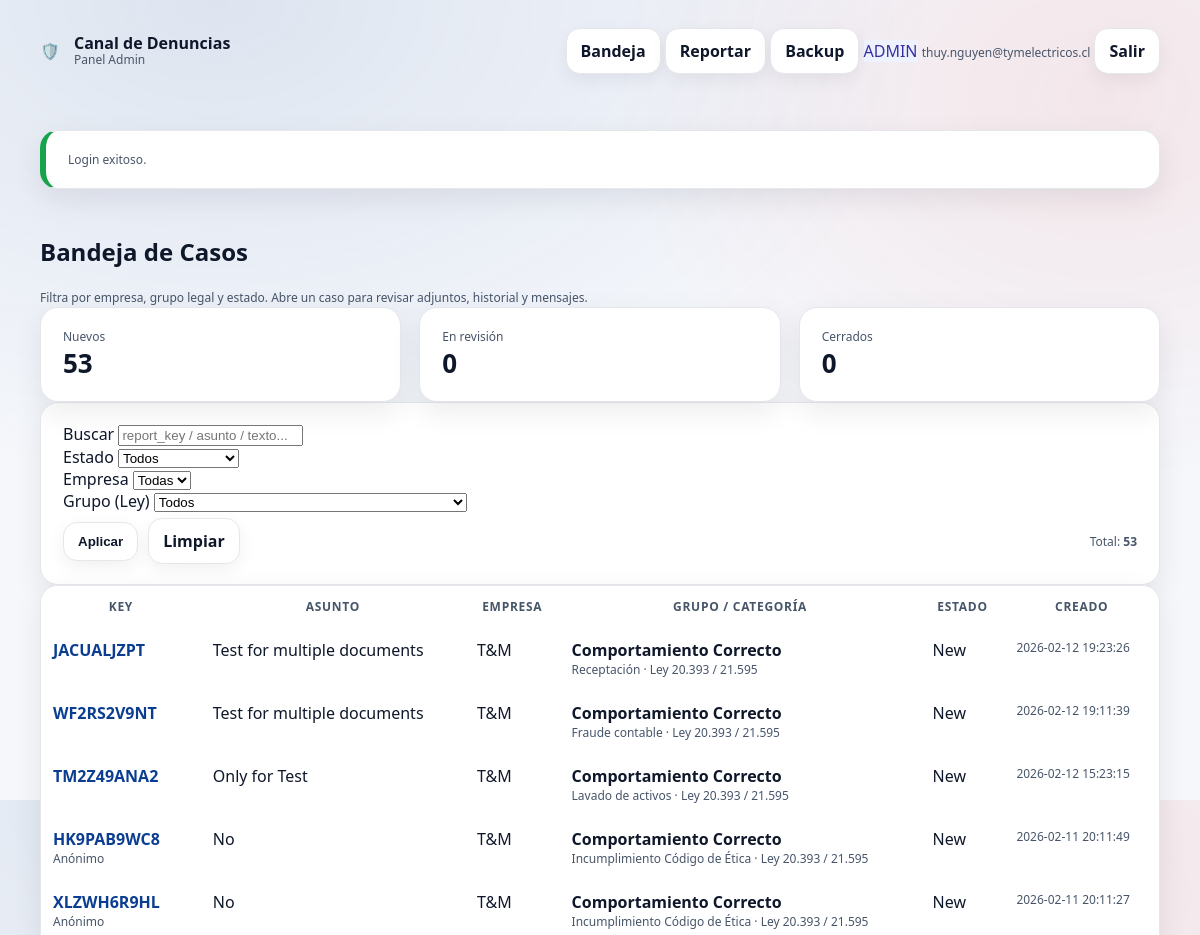
Page /admin/index.php (signed in, upper part) on the earlier database version.
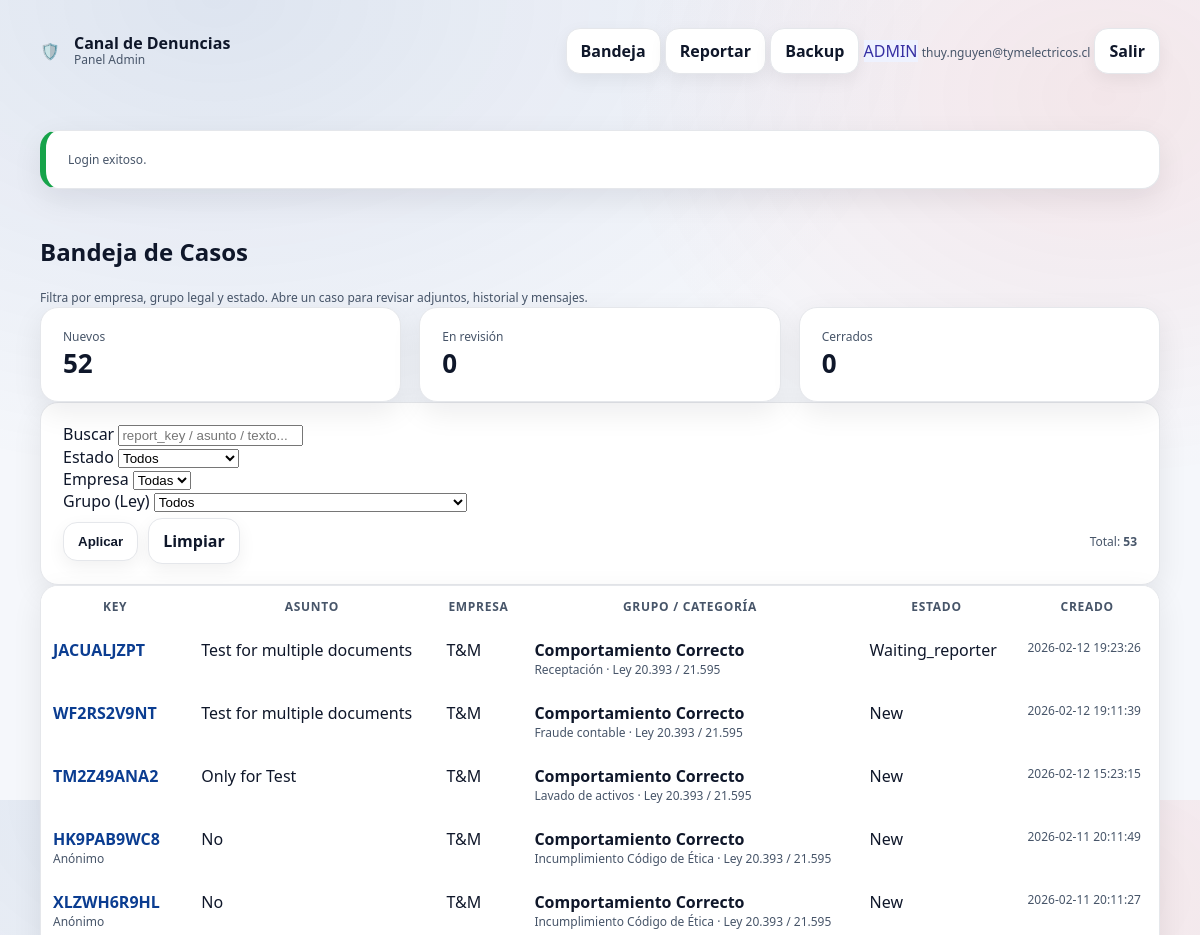
Same page on the later database version.
### tables this page shows
CREATE TABLE `portal_admin_user` (
  `id` int(11) NOT NULL,
  `email` varchar(190) NOT NULL,
  `full_name` varchar(160) DEFAULT NULL,
  `role` enum('ADMIN','INVESTIGATOR','READONLY') NOT NULL DEFAULT 'INVESTIGATOR',
  `password_hash` varchar(255) NOT NULL,
  `is_active` tinyint(1) NOT NULL DEFAULT 1,
  `last_login_at` datetime DEFAULT NULL,
  `created_at` timestamp NOT NULL DEFAULT current_timestamp()
);

CREATE TABLE `portal_report` (
  `id` bigint(20) NOT NULL,
  `company_id` int(11) NOT NULL,
  `category_id` int(11) DEFAULT NULL,
  `secondary_classification` varchar(255) DEFAULT NULL,
  `report_key` varchar(16) NOT NULL,
  `password_hash` varchar(255) NOT NULL,
  `is_anonymous` tinyint(1) NOT NULL DEFAULT 1,
  `reporter_name` varchar(120) DEFAULT NULL,
  `reporter_rut` varchar(20) DEFAULT NULL,
  `reporter_email` varchar(160) DEFAULT NULL,
  `reporter_cargo` varchar(120) DEFAULT NULL,
  `reporter_phone` varchar(60) DEFAULT NULL,
  `subject` varchar(200) NOT NULL,
  `description` mediumtext NOT NULL,
  `location` varchar(200) DEFAULT NULL,
  `location_type` enum('COMPANY','PROJECT','REMOTE','OTHER') DEFAULT NULL,
  `area_unit` varchar(160) DEFAULT NULL,
  `occurred_at` datetime DEFAULT NULL,
  `event_kind` enum('SINGLE','REITERATED') NOT NULL DEFAULT 'SINGLE',
  `event_period` varchar(160) DEFAULT NULL,
  `reported_to_superior` enum('YES','NO','NA') NOT NULL DEFAULT 'NA',
  `protection_requested` tinyint(1) NOT NULL DEFAULT 0,
  `protection_detail` varchar(500) DEFAULT NULL,
  `status` varchar(32) NOT NULL DEFAULT 'NEW',
  `terms_accepted` tinyint(1) NOT NULL DEFAULT 0,
  `terms_accepted_at` datetime DEFAULT NULL,
  `terms_accepted_ip` varchar(45) DEFAULT NULL,
  `terms_accepted_ua` varchar(255) DEFAULT NULL,
  `evidence_other_detail` varchar(500) DEFAULT NULL,
  `created_at` timestamp NOT NULL DEFAULT current_timestamp(),
  `updated_at` timestamp NULL DEFAULT NULL ON UPDATE current_timestamp()
);

CREATE TABLE `portal_company` (
  `id` int(11) NOT NULL,
  `name` varchar(120) NOT NULL,
  `slug` varchar(80) NOT NULL,
  `logo_path` varchar(255) DEFAULT NULL,
  `is_active` tinyint(1) NOT NULL DEFAULT 1,
  `created_at` timestamp NOT NULL DEFAULT current_timestamp()
);

CREATE TABLE `portal_category_group` (
  `id` int(11) NOT NULL,
  `company_id` int(11) NOT NULL,
  `code` varchar(40) NOT NULL,
  `name` varchar(160) NOT NULL,
  `law_ref` varchar(80) DEFAULT NULL,
  `description` text DEFAULT NULL,
  `sort_order` int(11) NOT NULL DEFAULT 0,
  `is_active` tinyint(1) NOT NULL DEFAULT 1,
  `created_at` timestamp NOT NULL DEFAULT current_timestamp()
);

CREATE TABLE `portal_category` (
  `id` int(11) NOT NULL,
  `company_id` int(11) NOT NULL,
  `group_id` int(11) DEFAULT NULL,
  `code` varchar(40) DEFAULT NULL,
  `name` varchar(120) NOT NULL,
  `is_active` tinyint(1) NOT NULL DEFAULT 1,
  `sort_order` int(11) NOT NULL DEFAULT 0,
  `created_at` timestamp NOT NULL DEFAULT current_timestamp()
);

### _bootstrap.php (called while the page is built, shortened)
<?php
function h($s): string { return htmlspecialchars((string)$s, ENT_QUOTES, 'UTF-8'); }
function base_url(): string {
  $doc = rtrim(str_replace('\\', '/', $_SERVER['DOCUMENT_ROOT'] ?? ''), '/');
  $dir = rtrim(str_replace('\\', '/', __DIR__), '/');
  if ($doc !== '' && strpos($dir, $doc) === 0) {
    $rel = substr($dir, strlen($doc));
    return $rel === '' ? '' : $rel;
  }
  return rtrim(dirname($_SERVER['SCRIPT_NAME'] ?? ''), '/\\');
}
function status_label(string $s): string {
  $s = strtolower(trim($s));
  if ($s === 'pending') return 'Pending';
  if ($s === 'in_review') return 'In review';
  if ($s === 'closed') return 'Closed';
  return ucfirst($s);
}

### admin/_admin_bootstrap.php (called while the page is built, shortened)
<?php
require_once __DIR__ . '/../_bootstrap.php';
function admin_link(string $path): string {
  return rtrim(base_url(), '/') . $path;
}
function admin_current_user(mysqli $db): ?array {
  $id = (int)($_SESSION['admin_user_id'] ?? 0);
  $sql = "SELECT id, email, full_name, role, is_active, last_login_at
          FROM portal_admin_user
          WHERE id = ? LIMIT 1";
  $st = $db->prepare($sql);
  $st->bind_param("i", $id);
  $st->execute();
  $res = $st->get_result();
  $u = $res->fetch_assoc();
  return $u;
}
function admin_require_login(mysqli $db): array {
  $u = admin_current_user($db);
  return $u;
}
function admin_is_admin(?array $u): bool {
  return $u && ($u['role'] ?? '') === 'ADMIN';
}
function admin_flash_get(): ?array {
  $f = $_SESSION['admin_flash'];
  return is_array($f) ? $f : null;
}
function admin_status_tag_class(string $status): string {
  $s = strtoupper(trim($status));
  return match ($s) {
    'NEW' => 'tag-warn',
    'PENDING' => 'tag-warn',
    'WAITING_REPORTER' => 'tag-warn',
    'IN_REVIEW' => 'tag-info',
    'RESOLVED' => 'tag-ok',
    'CLOSED' => 'tag-neutral',
    'ARCHIVED' => 'tag-neutral',
    default => 'tag-neutral',
  };
}

### admin/index.php (the view, shortened to what this page needs)
<?php
require_once __DIR__ . "/_admin_bootstrap.php";
$db = db_conn();
$admin = admin_require_login($db);
$q = trim((string)($_GET['q'] ?? ''));
$status = strtoupper(trim((string)($_GET['status'] ?? '')));
if ($status === '') $status = 'ALL';
$company_id = (int)($_GET['company_id'] ?? 0);
$group_id = (int)($_GET['group_id'] ?? 0);
$page = max(1, (int)($_GET['page'] ?? 1));
$limit = 25;
$offset = ($page - 1) * $limit;
$counts = [];
$resc = $db->query("SELECT status, COUNT(*) cnt FROM portal_report GROUP BY status");
while ($row = $resc->fetch_assoc()) $counts[strtoupper($row['status'])] = (int)$row['cnt'];
$conditions = [];
$params = [];
$types = "";
$where = $conditions ? ("WHERE " . implode(" AND ", $conditions)) : "";
$sqlCount = "SELECT COUNT(*) AS total
             FROM portal_report r
             JOIN portal_company c ON c.id = r.company_id
             LEFT JOIN portal_category cat ON cat.id = r.category_id
             LEFT JOIN portal_category_group g ON g.id = cat.group_id
             $where";
$stc = $db->prepare($sqlCount);
$stc->execute();
$total = (int)($stc->get_result()->fetch_assoc()['total'] ?? 0);
$sql = "SELECT
          r.id, r.report_key, r.subject, r.status, r.is_anonymous,
          r.created_at, r.updated_at,
          c.name AS company_name,
          cat.name AS category_name,
          g.name AS group_name,
          g.law_ref AS law_ref
        FROM portal_report r
        JOIN portal_company c ON c.id = r.company_id
        LEFT JOIN portal_category cat ON cat.id = r.category_id
        LEFT JOIN portal_category_group g ON g.id = cat.group_id
        $where
        ORDER BY r.created_at DESC
        LIMIT ? OFFSET ?";
$st = $db->prepare($sql);
$types2 = $types . "ii";
$params2 = $params;
$params2[] = $limit;
$params2[] = $offset;
$bind2 = [];
$bind2[] = $types2;
foreach ($params2 as $k => $v) $bind2[] = &$params2[$k];
call_user_func_array([$st, 'bind_param'], $bind2);
$st->execute();
$rs = $st->get_result();
$rows = [];
while ($r = $rs->fetch_assoc()) $rows[] = $r;
require __DIR__ . "/_layout_top.php";
?>
<section class="hero" style="padding-top:26px">
  <h1>Bandeja de Casos</h1>
  <p class="small">Filtra por empresa, grupo legal y estado. Abre un caso para revisar adjuntos, historial y mensajes.</p>
</section>
<div class="grid" style="grid-template-columns: repeat(3, 1fr);">
  <div class="card">
    <div class="small">Nuevos</div>
    <div style="font-size:26px;font-weight:900"><?= (int)($counts['NEW'] ?? 0) ?></div>
  </div>
  <div class="card">
    <div class="small">En revisión</div>
    <div style="font-size:26px;font-weight:900"><?= (int)($counts['IN_REVIEW'] ?? 0) ?></div>
  </div>
  <div class="card">
    <div class="small">Cerrados</div>
    <div style="font-size:26px;font-weight:900"><?= (int)($counts['CLOSED'] ?? 0) ?></div>
  </div>
</div>
<div class="card">
  <form method="get" class="form-grid" style="grid-template-columns: 2fr 1fr 1fr 1fr; align-items:end;">
    <div>
      <label>Buscar</label>
      <input name="q" value="<?= h($q) ?>" placeholder="report_key / asunto / texto...">
    </div>
    <div>
      <label>Estado</label>
      <select name="status">
        <option value="ALL" <?= $status==='ALL'?'selected':'' ?>>Todos</option>
      </select>
    </div>
    <div>
      <label>Empresa</label>
      <select name="company_id">
        <option value="0" <?= $company_id===0?'selected':'' ?>>Todas</option>
      </select>
    </div>
    <div>
      <label>Grupo (Ley)</label>
      <select name="group_id">
        <option value="0" <?= $group_id===0?'selected':'' ?>>Todos</option>
      </select>
    </div>
    <div style="grid-column:1/-1;display:flex;gap:10px;align-items:center;margin-top:6px">
      <button class="btn" type="submit">Aplicar</button>
      <a class="btn btn-ghost" href="<?= admin_link('/admin/index.php') ?>">Limpiar</a>
      <div class="small" style="margin-left:auto">
        Total: <strong><?= (int)$total ?></strong>
      </div>
    </div>
  </form>
</div>
<div class="card" style="padding:0; overflow:auto">
  <table class="table">
    <thead>
      <tr>
        <th>Key</th>
        <th>Asunto</th>
        <th>Empresa</th>
        <th>Grupo / Categoría</th>
        <th>Estado</th>
        <th>Creado</th>
      </tr>
    </thead>
    <tbody>
      <?php foreach ($rows as $r): ?>
        <tr>
          <td>
            <a href="<?= admin_link('/admin/report_view.php?id='.(int)$r['id']) ?>" style="font-weight:800">
              <?= h($r['report_key']) ?>
            </a>
            <?php if ((int)$r['is_anonymous'] === 1): ?>
              <div class="small">Anónimo</div>
            <?php endif; ?>
          </td>
          <td><?= h($r['subject']) ?></td>
          <td><?= h($r['company_name']) ?></td>
          <td>
            <div style="font-weight:700"><?= h($r['group_name'] ?? '-') ?></div>
            <div class="small">
              <?= h($r['category_name'] ?? '-') ?>
              <?php if (!empty($r['law_ref'])): ?>
                · <?= h($r['law_ref']) ?>
              <?php endif; ?>
            </div>
          </td>
          <td>
            <span class="tag <?= h(admin_status_tag_class((string)$r['status'])) ?>">
              <?= h(status_label((string)$r['status'])) ?>
            </span>
          </td>
          <td class="small"><?= h($r['created_at']) ?></td>
        </tr>
      <?php endforeach; ?>
    </tbody>
  </table>
</div>
<?php require __DIR__ . "/_layout_bottom.php"; ?>

### admin/_layout_top.php (shortened to what this page needs)
<?php
$admin = $admin ?? null;
$flash = admin_flash_get();
?>
<!doctype html>
<html lang="es">
<head>
  <link rel="stylesheet" href="<?= base_url() ?>/assets/css/portal.css">
  <link rel="stylesheet" href="<?= base_url() ?>/assets/css/admin.css">
</head>
<body>
<header class="topbar">
  <div class="container" style="display:flex;align-items:center;justify-content:space-between;gap:16px">
    <div class="brand">
      <div class="logo" aria-hidden="true">🛡️</div>
      <div>
        <div style="font-weight:800;line-height:1">Canal de Denuncias</div>
        <div class="small">Panel Admin</div>
      </div>
    </div>
    <nav class="navlinks">
      <a class="btn btn-ghost" href="<?= admin_link('/admin/index.php') ?>">Bandeja</a>
      <a class="btn btn-ghost" href="<?= admin_link('/reportar.php') ?>">Reportar</a>
      <?php if ($admin): ?>
        <?php if (admin_is_admin($admin)): ?>
          <a class="btn btn-ghost" href="<?= admin_link('/admin/backup.php') ?>">Backup</a>
        <?php endif; ?>
        <span class="tag <?= h(admin_status_tag_class('IN_REVIEW')) ?>"><?= h($admin['role']) ?></span>
        <span class="small"><?= h($admin['email']) ?></span>
        <a class="btn" href="<?= admin_link('/admin/logout.php') ?>">Salir</a>
      <?php endif; ?>
    </nav>
  </div>
</header>
<main class="page">
  <div class="container">
<?php if ($flash): ?>
  <div class="card" style="border-left:6px solid <?= $flash['type']==='ok' ? '#16a34a' : '#f59e0b' ?>;">
    <div class="small"><?= h($flash['msg']) ?></div>
  </div>
<?php endif; ?>

### admin/_layout_bottom.php
  </div>
</main>
</body>
</html>

### assets/css/portal.css (style rules this page uses)
:root { --tm-blue:#0B3D91; --tm-blue-2:#1E63D6; --tm-red:#D71920; --bg:#f5f7fb; --card:#ffffff; --text:#0f172a; --muted:#475569; --line:#e5e7eb; --shadow: 0 10px 30px rgba(2,6,23,.08); --shadow-sm: 0 6px 18px rgba(2,6,23,.06); --primary: var(--tm-blue); --primary-weak: rgba(11,61,145,.10); --danger: var(--tm-red); --success:#16a34a; --radius:18px; }
* { box-sizing:border-box }
html,body { height:100% }
body { margin:0; font-family: ui-sans-serif, system-ui, -apple-system, Segoe UI, Roboto, Helvetica, Arial, "Apple Color Emoji","Segoe UI Emoji"; color:var(--text); background: radial-gradient(1200px 800px at 18% 0%, rgba(11,61,145,.10), transparent 60%), radial-gradient(900px 700px at 92% 12%, rgba(215,25,32,.08), transparent 55%), var(--bg); }
a { color:var(--primary); text-decoration:none }
.container { width:min(1120px, calc(100% - 48px)); margin:28px auto 56px; }
.brand { display:flex; align-items:center; gap:14px; min-width:260px; }
.grid { display:grid; grid-template-columns: 1.3fr .9fr; gap:18px; }
.card { background: var(--card); border:1px solid var(--line); border-radius: var(--radius); box-shadow: var(--shadow); padding:20px 22px; }
.hero p { margin:0; color:var(--muted); line-height:1.6; }
.small { font-size:12px; color:var(--muted) }
.btn { padding:11px 14px; border-radius: 14px; border:1px solid var(--line); background:#fff; color:var(--text); font-weight:700; cursor:pointer; box-shadow: var(--shadow-sm); transition: transform .12s ease, box-shadow .12s ease, border-color .12s ease, background .12s ease; display:inline-flex; align-items:center; justify-content:center; }

### assets/css/admin.css (style rules this page uses)
.table { width: 100%; border-collapse: collapse; background: #fff; }
.table th, .table td { padding: 12px 12px; border-top: 1px solid var(--border); vertical-align: top; }
.table thead th { border-top: none; color: var(--muted); font-size: 12px; text-transform: uppercase; letter-spacing: .06em; }
.tag-info { background: #eef2ff; border-color: #e0e7ff; color: #3730a3; }

Differences in the rows shown:
changed portal_report "JACUALJZPT": status "New" → "Waiting_reporter"
Other differences:
$counts['NEW']: "53" → "52"
